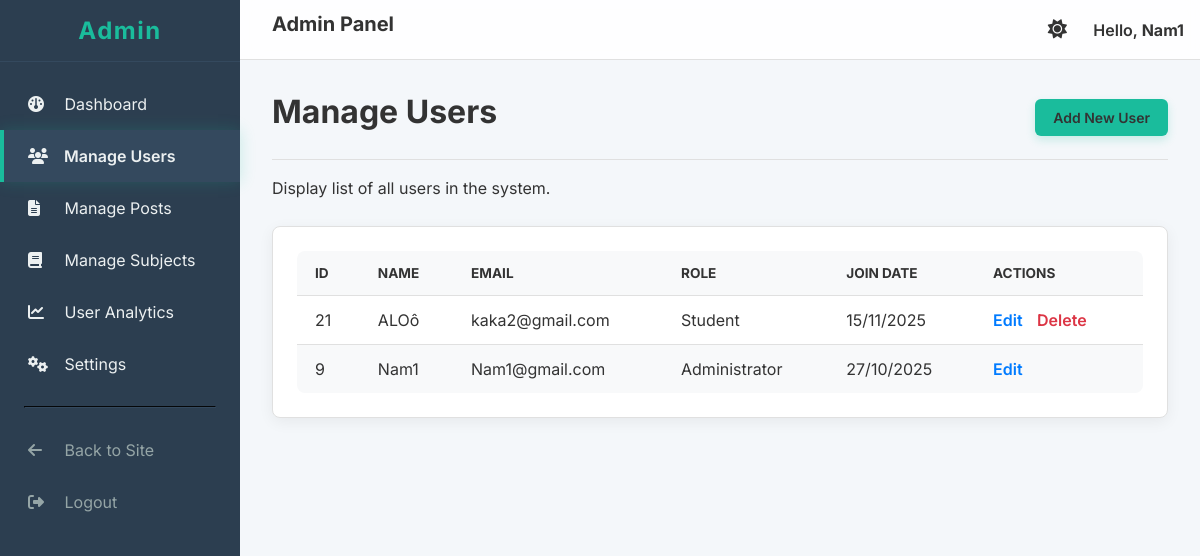
Screenshot of /admin/manage_users.php (signed in) with the database file from the repository.
### tables this page shows
CREATE TABLE `users` (
  `id` int(11) NOT NULL,
  `name` varchar(255) NOT NULL,
  `email` varchar(255) NOT NULL,
  `password` varchar(255) NOT NULL,
  `role` enum('student','admin') NOT NULL DEFAULT 'student',
  `avatar` varchar(255) DEFAULT NULL,
  `created_at` timestamp NOT NULL DEFAULT current_timestamp()
);

### admin/manage_users.php (the view, shortened to what this page needs)
<?php
require_once __DIR__ . '/../includes/config.php';
$users = [];
try {
    $stmt = $pdo->query("SELECT id, name, email, role, created_at FROM users ORDER BY created_at DESC");
    $users = $stmt->fetchAll(PDO::FETCH_ASSOC);
} catch (PDOException $e) {
    $error = "Error querying database: " . $e->getMessage();
}
require_once __DIR__ . '/includes/header.php';
require_once __DIR__ . '/includes/sidebar.php';
?>
<div class="page-header">
    <h1>Manage Users</h1>
    <a href="add_user.php" class="btn btn-primary">Add New User</a>
</div>
<p>Display list of all users in the system.</p>
<div class="content-box">
    <table class="admin-table">
        <thead>
            <tr>
                <th>ID</th>
                <th>Name</th>
                <th>Email</th>
                <th>Role</th>
                <th>Join Date</th>
                <th>Actions</th>
            </tr>
        </thead>
        <tbody>
            <?php if (empty($users)): ?>
                <tr>
                    <td colspan="6" style="text-align: center;">No users found.</td>
                </tr>
            <?php else: ?>
                <?php foreach ($users as $user): ?>
                    <tr>
                        <td><?= $user['id'] ?></td>
                        <td><?= htmlspecialchars($user['name']) ?></td>
                        <td><?= htmlspecialchars($user['email']) ?></td>
                        <td>
                            <span class="role-<?= $user['role'] ?>">
                                <?= ($user['role'] == 'admin') ? 'Administrator' : 'Student' ?>
                            </span>
                        </td>
                        <td><?= date('d/m/Y', strtotime($user['created_at'])) ?></td>
                        <td class="action-links">
                            <a href="edit_user.php?id=<?= $user['id'] ?>">Edit</a>
                            <?php if ($user['id'] != $_SESSION['user_id']): ?>
                                <a href="manage_users.php?action=delete&id=<?= $user['id'] ?>"
                                   class="delete"
                                   onclick="return confirm('Are you sure you want to delete this user?');">
                                   Delete
                                </a>
                            <?php endif; ?>
                        </td>
                    </tr>
                <?php endforeach; ?>
            <?php endif; ?>
        </tbody>
    </table>
</div>
<?php
require_once __DIR__ . '/includes/footer.php';
?>

### admin/assets/css/admin.css (style rules this page uses)
:root { --primary-color: #1abc9c; --primary-color-dark: #16a085; --sidebar-bg: #2c3e50; --sidebar-hover: #34495e; --header-bg: rgba(255, 255, 255, 0.85); --content-bg: #f4f7fa; --box-bg: #ffffff; --text-dark: #333; --text-light: #ecf0f1; --border-color: #e0e0e0; --table-header-bg: #f8f9fa; --table-stripe-bg: #f8f9fa; --shadow-color: rgba(0, 0, 0, 0.06); --shadow-color-hover: rgba(0, 0, 0, 0.08); }
* { box-sizing: border-box; }
html, body { -webkit-font-smoothing: antialiased; -moz-osx-font-smoothing: grayscale; text-rendering: optimizeLegibility; }
body { margin: 0; font-family: 'Inter', sans-serif; background-color: var(--content-bg); color: var(--text-dark); display: grid; grid-template-columns: 240px 1fr; grid-template-rows: 60px 1fr; grid-template-areas: "sidebar header" "sidebar content"; height: 100vh; transition: background-color 0.3s ease; }
h1, h2, h3, h4, h5, h6 { margin-top: 0; margin-bottom: 0.75rem; font-weight: 700; }
h1 { font-size: 2rem; }
p { margin-top: 0; margin-bottom: 1rem; line-height: 1.6; }
.content-box { background: var(--box-bg); padding: 1.5rem; border-radius: 8px; box-shadow: 0 4px 15px var(--shadow-color); margin-top: 1.5rem; transition: all 0.3s ease; border: 1px solid var(--border-color); }
.admin-table { width: 100%; border-collapse: collapse; background: var(--box-bg); border-radius: 8px; overflow: hidden; }
.admin-table th, .admin-table td { padding: 14px 18px; text-align: left; border-bottom: 1px solid var(--border-color); }
.admin-table th { background-color: var(--table-header-bg); font-weight: 700; font-size: 0.85rem; text-transform: uppercase; color: var(--text-dark); }
.admin-table tr:last-child td { border-bottom: none; }
.admin-table tbody tr:nth-child(even) { background-color: var(--table-stripe-bg); }
.action-links a { color: #007bff; text-decoration: none; margin-right: 10px; font-weight: 600; }
.action-links a.delete { color: #dc3545; }
.btn { display: inline-block; padding: 10px 18px; font-size: 14px; font-weight: 600; text-decoration: none; border-radius: 6px; border: none; cursor: pointer; transition: all 0.2s ease; }
.btn-primary { background-color: var(--primary-color); color: var(--white); box-shadow: 0 4px 10px rgba(26, 188, 156, 0.2); }
.page-header { display: flex; justify-content: space-between; align-items: center; margin-bottom: 1rem; border-bottom: 1px solid var(--border-color); padding-bottom: 1rem; }

### rows the page displays
users: id "21", name "ALOô", email "kaka2@gmail.com", role "Student", created_at "15/11/2025"
users: id "9", name "Nam1", email "Nam1@gmail.com", role "Administrator", created_at "27/10/2025"

### other values shown
$username "Nam1"
